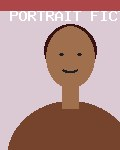
#> input picture dossier_id/database/seeds/fichiers_test/photo_mauvaise_qualite.jpg, 120 x 150 px
$ python -i trainer.py   (imports and definitions only)   (older library calls are emulated)
#> lines starting #> are read from the running program, lines starting #| are printed output that depends on the picture
#> further down, picture is the input picture: shape (150, 120, 3); mean B, G, R 139.4, 144.7, 180.3
"""Préparation de la reconnaissance d'un ensemble de produits (galerie d'empreintes + validation).

Méthode (prototype) : reconnaissance par similarité visuelle. Aucun réseau n'est ré-entraîné :
les photos de référence sont transformées en empreintes par un extracteur pré-entraîné (ou
classique), puis on mesure sur des photos de TEST distinctes la capacité réelle à reconnaître
chaque produit. Les résultats retournés sont ceux réellement calculés.
"""
from __future__ import annotations

import logging
import threading
import time
import uuid
from concurrent.futures import ThreadPoolExecutor
from pathlib import Path

import cv2
import numpy as np

from ..vision.recognizer import Gallery

log = logging.getLogger("trainer")


def image_quality(img: np.ndarray) -> dict:
    h, w = img.shape[:2]
#> h = 150; w = 120
    gray = cv2.cvtColor(img, cv2.COLOR_BGR2GRAY)
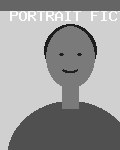
#> gray: shape (150, 120); min 13, max 254, mean 154.6
    small = cv2.resize(gray, (min(512, w), int(h * min(512, w) / w)))
    sharp = float(cv2.Laplacian(small, cv2.CV_64F).var())
#> sharp = 2179.9
    bright = float(gray.mean())
#> bright = 154.6
    contrast = float(gray.std())
#> contrast = 59.98
    issues = []
    if min(h, w) < 120:
        issues.append("résolution trop faible")
    if sharp < 25:
        issues.append("image très floue")
    elif sharp < 60:
        issues.append("image légèrement floue")
    if bright < 40:
        issues.append("image trop sombre")
    elif bright > 225:
        issues.append("image surexposée")
    if contrast < 12:
        issues.append("contraste très faible")
    score = min(1.0, sharp / 300) * 0.5 + (1 - abs(bright - 128) / 128) * 0.3 + min(1.0, contrast / 60) * 0.2
#> score = 0.938
    return {"width": w, "height": h, "sharpness": round(sharp, 1), "brightness": round(bright, 1),
            "contrast": round(contrast, 1), "score": round(max(0.0, score), 3), "issues": issues,
            "unusable": min(h, w) < 64 or sharp < 10 or bright < 15 or bright > 245}


# [25 lines left out: functions augment, _crop, not called in this run]


class TrainingJobs:
    # [24 lines left out: functions __init__, submit, get, not called in this run]

    def _set(self, job_id: str, **kw) -> None:
        with self._lock:
            self.jobs[job_id].update(kw)

    # [164 lines left out: functions _run, build, not called in this run]

>>> import cv2
>>> picture = cv2.imread('../../../../dossier_id/database/seeds/fichiers_test/photo_mauvaise_qualite.jpg')
>>> result = image_quality(picture)
#> result = {'width': 120, 'height': 150, 'sharpness': 2179.9, 'brightness': 154.6, 'contrast': 60, 'score': 0.938, 'issues': [], 'unusable': False}

$ run again, on dossier_id/database/seeds/fichiers_test/photo_valide_fictive.jpg
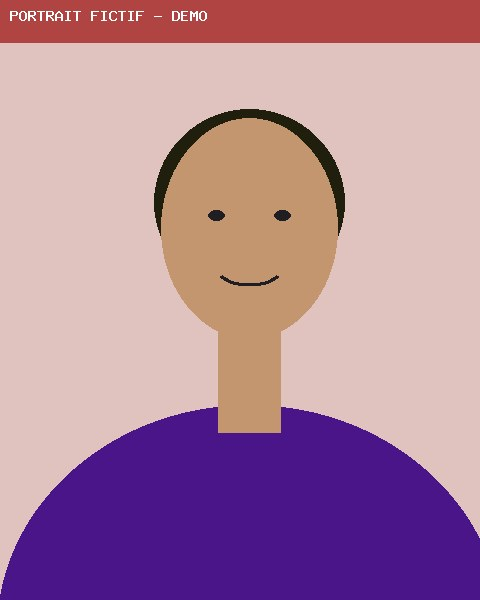
#> input picture dossier_id/database/seeds/fichiers_test/photo_valide_fictive.jpg, 480 x 600 px
#> picture is the input picture: shape (600, 480, 3); mean B, G, R 156.5, 135.1, 177.1
#> in image_quality, `gray = cv2.cvtColor(img, cv2.COLOR_BGR2GRAY)`:
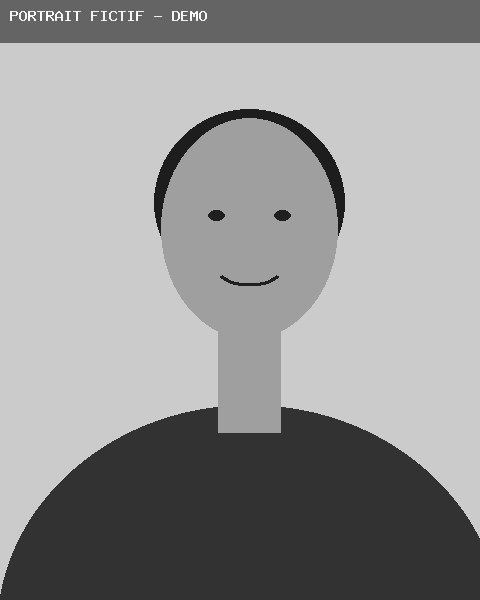
#> gray: shape (600, 480); min 10, max 254, mean 150
#> sharp = 762.5
#> bright = 150
#> contrast = 66.42
#> score = 0.948
#> result = {'width': 480, 'height': 600, 'sharpness': 762.5, 'brightness': 150, 'contrast': 66.4, 'score': 0.948, 'issues': [], 'unusable': False}
